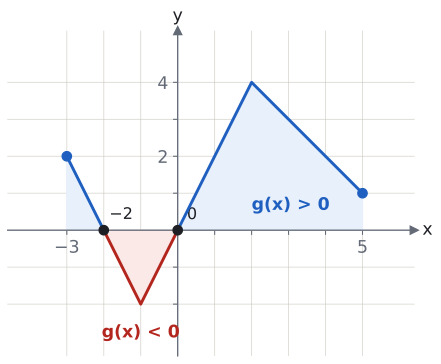

Recreate this plot in Python.
import sys; sys.path.insert(0, "tools")
from cizim import *

# Aynı g: köşeler (−3, 2), (−1, −2), (2, 4), (5, 1). Kökler −2 ve 0.
# g > 0: [−3, −2) ∪ (0, 5]; g < 0: (−2, 0).
fig, ax = sekil(5.8, 4.4)
eksenler(ax, x=(-4.6, 6.4), y=(-3.4, 5.4))
ax.set_aspect("equal")
ax.set_xticks([-3, -2, -1, 1, 2, 3, 4, 5]); ax.set_xticklabels(["−3", "", "−1", "", "", "", "", "5"])
ax.set_yticks([-2, -1, 1, 2, 3, 4]); ax.set_yticklabels(["", "", "", "2", "", "4"])
xs = np.linspace(-3, 5, 801); ys = np.interp(xs, [-3, -1, 2, 5], [2, -2, 4, 1])
ax.fill_between(xs, ys, 0, where=ys >= 0, color=MAVI_ACIK, zorder=1)
ax.fill_between(xs, ys, 0, where=ys <= 0, color=KIRMIZI_ACIK, zorder=1)
ax.plot(xs, np.where(ys >= 0, ys, np.nan), color=MAVI, zorder=4)
ax.plot(xs, np.where(ys <= 0, ys, np.nan), color=KIRMIZI, zorder=4)
nokta(ax, -3, 2, renk=MAVI); nokta(ax, 5, 1, renk=MAVI)
nokta(ax, -2, 0, renk=YAZI); nokta(ax, 0, 0, renk=YAZI)
ax.text(-1.85, 0.2, "−2", ha="left", va="bottom", fontsize=12)
ax.text(0.25, 0.3, "0", fontsize=12)
ax.text(2.0, 0.55, "g(x) > 0", color=MAVI, fontsize=13, fontweight="bold")
ax.text(-1, -2.9, "g(x) < 0", color=KIRMIZI, fontsize=13, fontweight="bold", ha="center")
kaydet(fig, __file__)
